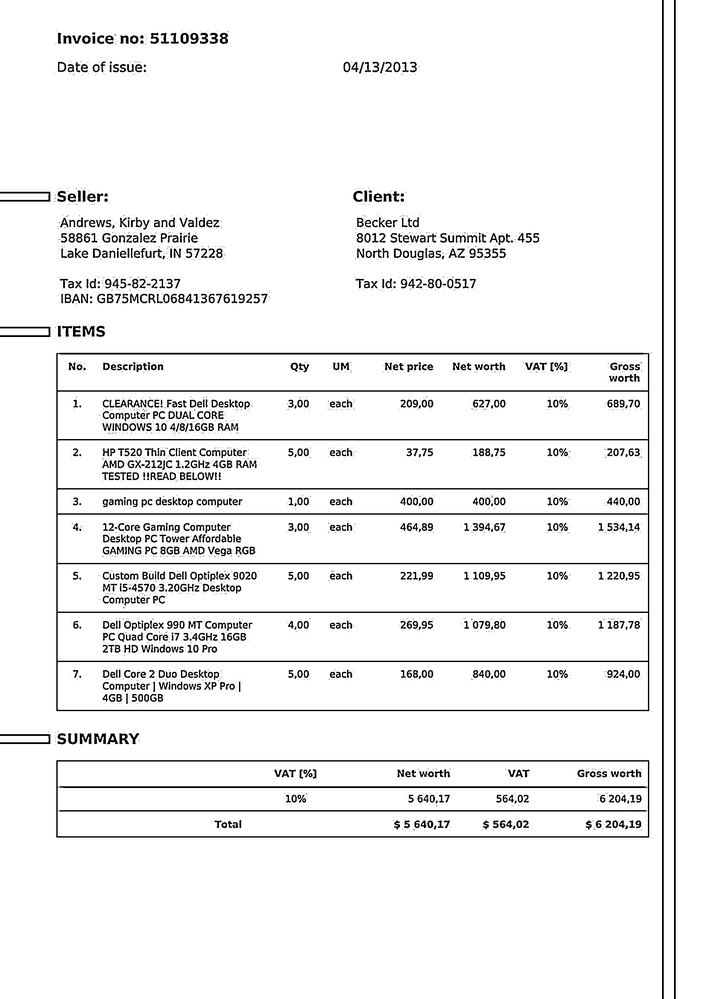
#> input picture data/processed/thresholded/genuine/batch1-0001.jpg, 706 x 999 px, shrunk from 1654 x 2339 before the run, found by its file name
$ jupyter execute 12_roi_extraction.ipynb
#> lines starting #> are read from the running program, lines starting #| are printed output that depends on the picture
[cell 1]
import os
import cv2

base_input = r"G:\fraud_document_ai\data\processed\thresholded"
base_output = r"G:\fraud_document_ai\data\processed\roi"

os.makedirs(base_output, exist_ok=True)

for label in ["genuine", "fraud"]:
    in_dir = os.path.join(base_input, label)
    out_dir = os.path.join(base_output, label)
    os.makedirs(out_dir, exist_ok=True)

    for file in os.listdir(in_dir):
        img = cv2.imread(os.path.join(in_dir, file), cv2.IMREAD_GRAYSCALE)
#> img is the input picture: shape (999, 706); min 0, max 255, mean 240.9
        h, w = img.shape
#> h = 999; w = 706

        roi = img[int(h*0.7):h, 0:w]
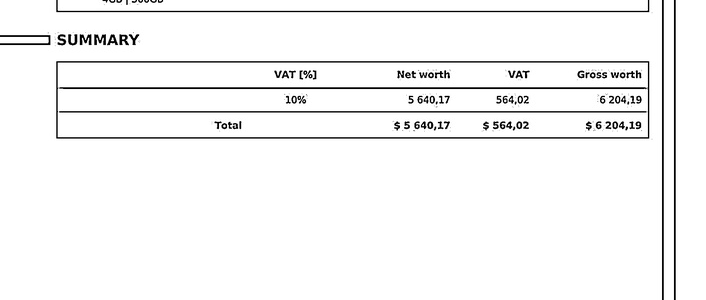
#> roi: shape (300, 706); min 0, max 255, mean 245.2

        cv2.imwrite(os.path.join(out_dir, file), roi)
#> pass 2 of the loop `for label in ["genuine", "fraud"]:`:
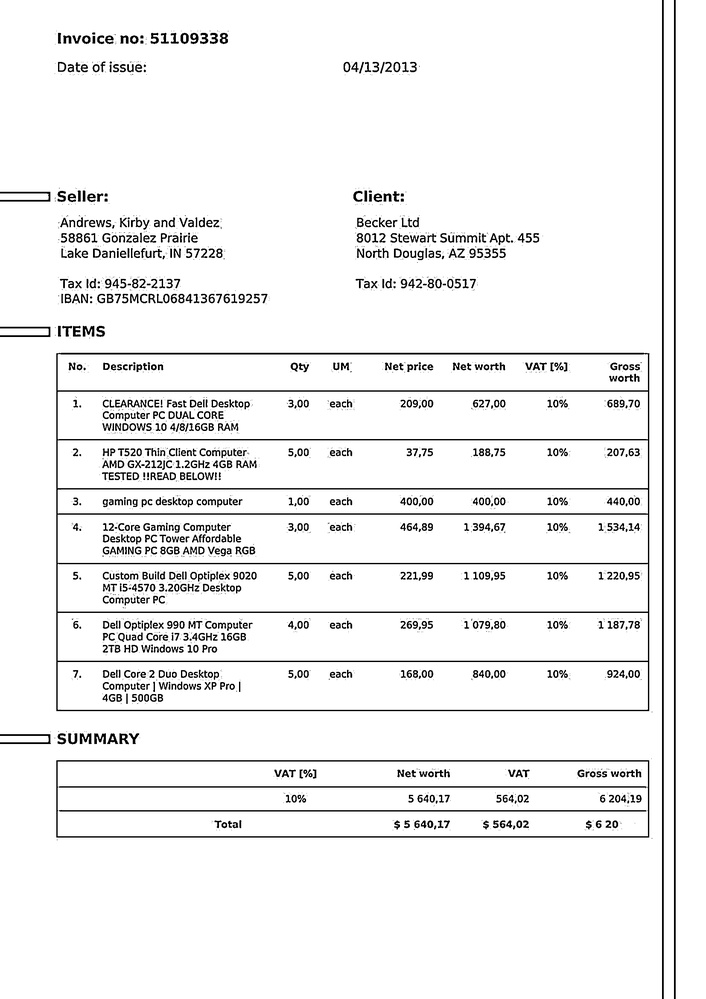
#> input picture data/processed/thresholded/fraud/fraud_amt_01.jpg, 706 x 999 px, shrunk from 1654 x 2339 before the run, found by its file name
#> img is the input picture: shape (999, 706); min 0, max 255, mean 241
#> `roi = img[int(h*0.7):h, 0:w]`:
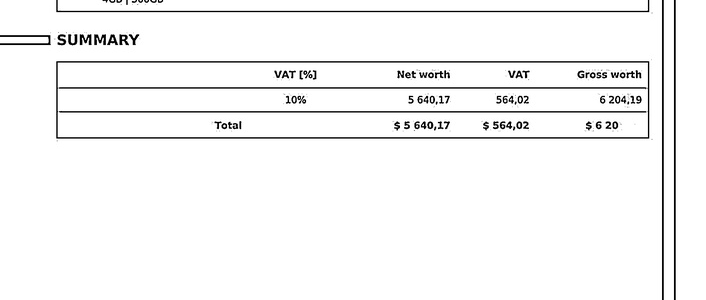
#> roi: shape (300, 706); min 0, max 255, mean 245.5

print("ROI extraction complete.")
